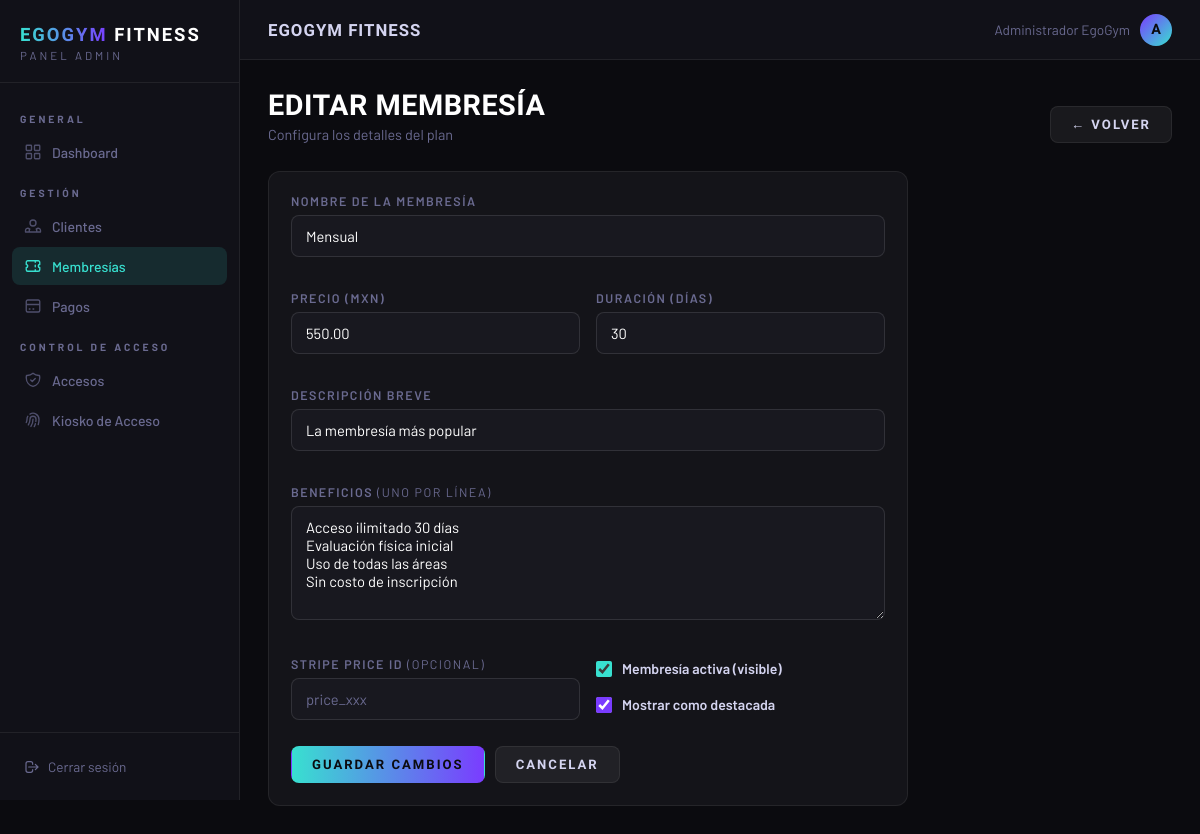
Screenshot of /sistema/admin/membresia_form.php?id=2 (signed in) with the database file from the repository.
### tables this page shows
CREATE TABLE IF NOT EXISTS membresias (
  id              INT UNSIGNED  NOT NULL AUTO_INCREMENT,
  nombre          VARCHAR(100)  NOT NULL,
  precio          DECIMAL(10,2) NOT NULL,
  duracion_dias   INT UNSIGNED  NOT NULL COMMENT 'días que dura la membresía',
  descripcion     TEXT          DEFAULT NULL,
  beneficios      TEXT          DEFAULT NULL COMMENT 'JSON array de bullets',
  activa          TINYINT(1)    NOT NULL DEFAULT 1,
  destacada       TINYINT(1)    NOT NULL DEFAULT 0 COMMENT 'aparece como recomendada',
  stripe_price_id VARCHAR(100)  DEFAULT NULL COMMENT 'precio en Stripe (opcional)',
  created_at      DATETIME      NOT NULL DEFAULT CURRENT_TIMESTAMP,
  PRIMARY KEY (id)
);

### sistema/includes/functions.php (called while the page is built, shortened)
<?php
function db(): PDO {
    static $pdo = null;
    if ($pdo === null) {
        $dsn = sprintf(
            'mysql:host=%s;port=%s;dbname=%s;charset=%s',
            DB_HOST, DB_PORT, DB_NAME, DB_CHARSET
        );
        $options = [
            PDO::ATTR_ERRMODE            => PDO::ERRMODE_EXCEPTION,
            PDO::ATTR_DEFAULT_FETCH_MODE => PDO::FETCH_ASSOC,
            PDO::ATTR_EMULATE_PREPARES   => false,
        ];
        try {
            $pdo = new PDO($dsn, DB_USER, DB_PASS, $options);
        } catch (PDOException $e) {
            http_response_code(500);
            die('Error de conexión a la base de datos.');
        }
    }
    return $pdo;
}
function h(string $s): string {
    return htmlspecialchars($s, ENT_QUOTES | ENT_SUBSTITUTE, 'UTF-8');
}

### sistema/admin/membresia_form.php (the view, shortened to what this page needs)
<?php
require_once __DIR__ . '/../includes/functions.php';
$id      = isset($_GET['id']) && is_numeric($_GET['id']) ? (int)$_GET['id'] : null;
$memb    = [
    'nombre' => '', 'precio' => '', 'duracion_dias' => '',
    'descripcion' => '', 'beneficios' => '', 'activa' => 1, 'destacada' => 0,
    'stripe_price_id' => '',
];
if ($id) {
    $stmt = db()->prepare("SELECT * FROM membresias WHERE id = :id LIMIT 1");
    $stmt->execute([':id' => $id]);
    $row = $stmt->fetch();
    $memb = $row;
    $bens = json_decode($memb['beneficios'] ?? '[]', true) ?: [];
    $memb['beneficios_text'] = implode("\n", $bens);
} else {
    $memb['beneficios_text'] = '';
}
$titulo = $id ? 'Editar membresía' : 'Nueva membresía';
?>
<!DOCTYPE html>
<html lang="es">
<head>
<link rel="stylesheet" href="../assets/css/sistema.css"/>
</head>
<body>
<div class="shell">
  <?php include __DIR__ . '/partials/sidebar.php'; ?>
  <div class="main">
    <?php include __DIR__ . '/partials/topbar.php'; ?>
    <div class="content">
      <div class="page-header" style="display:flex;justify-content:space-between;align-items:flex-end;flex-wrap:wrap;gap:12px">
        <div>
          <h1><?= h($titulo) ?></h1>
          <p>Configura los detalles del plan</p>
        </div>
        <a href="membresias.php" class="btn btn-ghost">← Volver</a>
      </div>
      <div class="card" style="max-width:640px">
        <div class="card-body">
          <form method="POST" action="" novalidate>
            <div style="display:grid;grid-template-columns:1fr 1fr;gap:16px">
              <div class="form-group" style="grid-column:1/-1">
                <label for="nombre">Nombre de la membresía</label>
                <input type="text" id="nombre" name="nombre" class="form-control"
                       value="<?= h($memb['nombre']) ?>" placeholder="Ej: Mensual" required/>
              </div>
              <div class="form-group">
                <label for="precio">Precio (MXN)</label>
                <input type="number" id="precio" name="precio" class="form-control"
                       value="<?= h($memb['precio']) ?>" placeholder="550.00"
                       step="0.01" min="0" required/>
              </div>
              <div class="form-group">
                <label for="duracion_dias">Duración (días)</label>
                <input type="number" id="duracion_dias" name="duracion_dias" class="form-control"
                       value="<?= h($memb['duracion_dias']) ?>" placeholder="30"
                       min="1" required/>
              </div>
              <div class="form-group" style="grid-column:1/-1">
                <label for="descripcion">Descripción breve</label>
                <input type="text" id="descripcion" name="descripcion" class="form-control"
                       value="<?= h($memb['descripcion'] ?? '') ?>"
                       placeholder="La membresía más popular"/>
              </div>
              <div class="form-group" style="grid-column:1/-1">
                <label for="beneficios">Beneficios <span style="color:var(--muted);font-weight:400">(uno por línea)</span></label>
                <textarea id="beneficios" name="beneficios" class="form-control" rows="5"
                          placeholder="Acceso ilimitado&#10;Uso de vestidores&#10;Asesoría nutricional"><?= h($memb['beneficios_text'] ?? '') ?></textarea>
              </div>
              <div class="form-group">
                <label for="stripe_price_id">Stripe Price ID <span style="color:var(--muted);font-weight:400">(opcional)</span></label>
                <input type="text" id="stripe_price_id" name="stripe_price_id" class="form-control"
                       value="<?= h($memb['stripe_price_id'] ?? '') ?>" placeholder="price_xxx"/>
              </div>
              <div class="form-group" style="display:flex;flex-direction:column;justify-content:flex-end;gap:12px">
                <label style="display:flex;align-items:center;gap:10px;cursor:pointer;font-size:.88rem;color:var(--light);text-transform:none;letter-spacing:0">
                  <input type="checkbox" name="activa" value="1" <?= $memb['activa'] ? 'checked' : '' ?>
                         style="width:16px;height:16px;accent-color:var(--tq)"/>
                  Membresía activa (visible)
                </label>
                <label style="display:flex;align-items:center;gap:10px;cursor:pointer;font-size:.88rem;color:var(--light);text-transform:none;letter-spacing:0">
                  <input type="checkbox" name="destacada" value="1" <?= $memb['destacada'] ? 'checked' : '' ?>
                         style="width:16px;height:16px;accent-color:var(--pu)"/>
                  Mostrar como destacada
                </label>
              </div>
            </div>
            <div style="display:flex;gap:10px;margin-top:8px">
              <button type="submit" class="btn btn-primary">
                <?= $id ? 'Guardar cambios' : 'Crear membresía' ?>
              </button>
              <a href="membresias.php" class="btn btn-ghost">Cancelar</a>
            </div>
          </form>
        </div>
      </div>
    </div>
  </div>
</div>
</body>
</html>

### sistema/assets/css/sistema.css (style rules this page uses)
:root { --tq: #38E0D0; --tq-lo: rgba(56,224,208,.12); --tq-border: rgba(56,224,208,.22); --pu: #7A3CFF; --pu-lo: rgba(122,60,255,.12); --pu-border: rgba(122,60,255,.28); --bg: #0B0B0F; --bg2: #111118; --bg3: #18181F; --card: #141419; --card2: #1C1C24; --border: rgba(255,255,255,.07); --border2: rgba(255,255,255,.11); --white: #fff; --light: #D4D4F0; --muted: #6A6A90; --danger: #FF4D6A; --danger-lo: rgba(255,77,106,.12); --success: #38E0A0; --success-lo: rgba(56,224,160,.12); --warn: #FFB443; --warn-lo: rgba(255,180,67,.12); --fh: 'Barlow Condensed', sans-serif; --fb: 'Barlow', sans-serif; --radius: 12px; --radius-sm: 8px; --radius-lg: 18px; --shadow: 0 4px 24px rgba(0,0,0,.4); --shadow-tq: 0 4px 24px rgba(56,224,208,.18); }
*, *::before, *::after { box-sizing: border-box; margin: 0; padding: 0; }
html { scroll-behavior: smooth; }
body { font-family: var(--fb); background: var(--bg); color: var(--white); -webkit-font-smoothing: antialiased; min-height: 100vh; }
a { text-decoration: none; color: inherit; }
button { font-family: var(--fb); border: none; background: none; cursor: pointer; }
input, textarea, select { font-family: var(--fb); }
.shell { display: flex; min-height: 100vh; }
.main { flex: 1; margin-left: 240px; display: flex; flex-direction: column; min-height: 100vh; }
.content { flex: 1; padding: 28px; }
.page-header { margin-bottom: 28px; }
.page-header h1 { font-family: var(--fh); font-weight: 900; font-size: 1.8rem; text-transform: uppercase; letter-spacing: .5px; color: var(--white); margin-bottom: 4px; }
.page-header p { font-size: .9rem; color: var(--muted); }
.card { background: var(--card); border: 1px solid var(--border); border-radius: var(--radius); overflow: hidden; }
.card-body { padding: 22px; }
.btn { display: inline-flex; align-items: center; gap: 7px; font-family: var(--fh); font-weight: 800; font-size: .82rem; letter-spacing: 2px; text-transform: uppercase; padding: 10px 20px; border-radius: var(--radius-sm); cursor: pointer; transition: transform .15s, filter .2s, background .2s, border-color .2s; border: 1px solid transparent; white-space: nowrap; }
.btn-primary { background: linear-gradient(90deg, var(--tq), var(--pu)); color: var(--bg); position: relative; overflow: hidden; }
.btn-ghost { background: rgba(255,255,255,.06); color: var(--light); border-color: var(--border); }
.form-group { margin-bottom: 18px; }
.form-group label { display: block; font-size: .78rem; font-weight: 600; letter-spacing: 1.5px; text-transform: uppercase; color: var(--muted); margin-bottom: 7px; }
.form-control { width: 100%; padding: 11px 14px; background: var(--bg3); border: 1px solid var(--border2); border-radius: var(--radius-sm); color: var(--white); font-size: .92rem; transition: border-color .2s, box-shadow .2s; outline: none; appearance: none; -webkit-appearance: none; }
.form-control::placeholder { color: var(--muted); }

### rows the page displays
membresias: nombre "Mensual", precio "550.00", duracion_dias "30", descripcion "La membresía más popular", activa "☑", destacada "☑"

### other values shown
APP_NAME "EGOGYM FITNESS"
$_SESSION['admin_nombre'] "Administrador EgoGym"
substr($_SESSION['admin_nombre'] ?? 'A', 0, 1) "A"
$titulo "EDITAR MEMBRESÍA"
